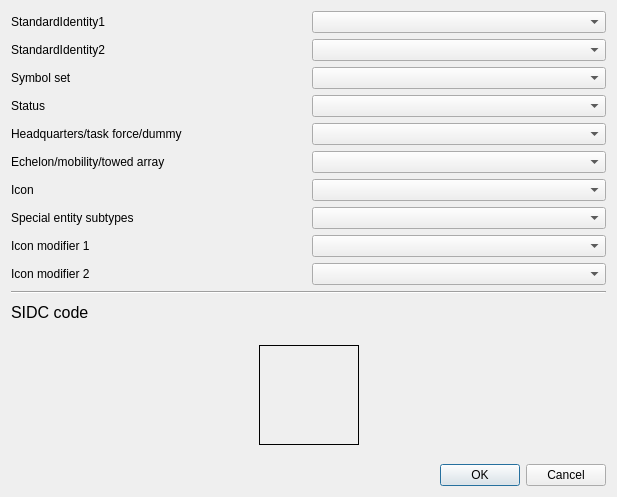
<?xml version="1.0" encoding="UTF-8"?>
<ui version="4.0">
 <class>Dialog</class>
 <widget class="QDialog" name="Dialog">
  <property name="geometry">
   <rect>
    <x>0</x>
    <y>0</y>
    <width>617</width>
    <height>497</height>
   </rect>
  </property>
  <property name="windowTitle">
   <string>SIDC code</string>
  </property>
  <layout class="QVBoxLayout" name="verticalLayout">
   <item>
    <layout class="QGridLayout" name="gridLayout">
     <item row="0" column="1">
      <widget class="QComboBox" name="comboStandardId1">
       <property name="sizeAdjustPolicy">
        <enum>QComboBox::AdjustToMinimumContentsLength</enum>
       </property>
      </widget>
     </item>
     <item row="6" column="0">
      <widget class="QLabel" name="label_8">
       <property name="text">
        <string>Icon</string>
       </property>
      </widget>
     </item>
     <item row="7" column="0">
      <widget class="QLabel" name="label_9">
       <property name="text">
        <string>Special entity subtypes</string>
       </property>
      </widget>
     </item>
     <item row="1" column="0">
      <widget class="QLabel" name="label_2">
       <property name="text">
        <string>StandardIdentity2</string>
       </property>
      </widget>
     </item>
     <item row="4" column="0">
      <widget class="QLabel" name="label_6">
       <property name="text">
        <string>Headquarters/task force/dummy</string>
       </property>
      </widget>
     </item>
     <item row="3" column="0">
      <widget class="QLabel" name="label_5">
       <property name="text">
        <string>Status</string>
       </property>
      </widget>
     </item>
     <item row="5" column="0">
      <widget class="QLabel" name="label_7">
       <property name="text">
        <string>Echelon/mobility/towed array</string>
       </property>
      </widget>
     </item>
     <item row="0" column="0">
      <widget class="QLabel" name="label_3">
       <property name="text">
        <string>StandardIdentity1</string>
       </property>
      </widget>
     </item>
     <item row="2" column="0">
      <widget class="QLabel" name="label_4">
       <property name="text">
        <string>Symbol set</string>
       </property>
      </widget>
     </item>
     <item row="8" column="1">
      <widget class="QComboBox" name="comboModifier1">
       <property name="sizeAdjustPolicy">
        <enum>QComboBox::AdjustToMinimumContentsLength</enum>
       </property>
      </widget>
     </item>
     <item row="8" column="0">
      <widget class="QLabel" name="label_10">
       <property name="text">
        <string>Icon modifier 1</string>
       </property>
      </widget>
     </item>
     <item row="9" column="1">
      <widget class="QComboBox" name="comboModifier2">
       <property name="sizeAdjustPolicy">
        <enum>QComboBox::AdjustToMinimumContentsLength</enum>
       </property>
      </widget>
     </item>
     <item row="9" column="0">
      <widget class="QLabel" name="label_11">
       <property name="text">
        <string>Icon modifier 2</string>
       </property>
      </widget>
     </item>
     <item row="1" column="1">
      <widget class="QComboBox" name="comboStandardId2">
       <property name="sizeAdjustPolicy">
        <enum>QComboBox::AdjustToMinimumContentsLength</enum>
       </property>
      </widget>
     </item>
     <item row="2" column="1">
      <widget class="QComboBox" name="comboSymbolSet">
       <property name="sizeAdjustPolicy">
        <enum>QComboBox::AdjustToMinimumContentsLength</enum>
       </property>
      </widget>
     </item>
     <item row="3" column="1">
      <widget class="QComboBox" name="comboStatus">
       <property name="sizeAdjustPolicy">
        <enum>QComboBox::AdjustToMinimumContentsLength</enum>
       </property>
      </widget>
     </item>
     <item row="4" column="1">
      <widget class="QComboBox" name="comboHQ">
       <property name="sizeAdjustPolicy">
        <enum>QComboBox::AdjustToMinimumContentsLength</enum>
       </property>
      </widget>
     </item>
     <item row="5" column="1">
      <widget class="QComboBox" name="comboEchelon">
       <property name="sizeAdjustPolicy">
        <enum>QComboBox::AdjustToMinimumContentsLength</enum>
       </property>
      </widget>
     </item>
     <item row="6" column="1">
      <widget class="QComboBox" name="comboIcon">
       <property name="sizeAdjustPolicy">
        <enum>QComboBox::AdjustToMinimumContentsLength</enum>
       </property>
      </widget>
     </item>
     <item row="7" column="1">
      <widget class="QComboBox" name="comboSubtypes">
       <property name="sizeAdjustPolicy">
        <enum>QComboBox::AdjustToMinimumContentsLength</enum>
       </property>
      </widget>
     </item>
    </layout>
   </item>
   <item>
    <widget class="Line" name="line">
     <property name="orientation">
      <enum>Qt::Horizontal</enum>
     </property>
    </widget>
   </item>
   <item>
    <layout class="QHBoxLayout" name="horizontalLayout">
     <item>
      <widget class="QLabel" name="label">
       <property name="font">
        <font>
         <pointsize>12</pointsize>
        </font>
       </property>
       <property name="text">
        <string>SIDC code</string>
       </property>
      </widget>
     </item>
     <item>
      <widget class="QLineEdit" name="txtCode">
       <property name="enabled">
        <bool>false</bool>
       </property>
       <property name="font">
        <font>
         <pointsize>12</pointsize>
        </font>
       </property>
       <property name="frame">
        <bool>false</bool>
       </property>
      </widget>
     </item>
    </layout>
   </item>
   <item>
    <spacer name="verticalSpacer">
     <property name="orientation">
      <enum>Qt::Vertical</enum>
     </property>
     <property name="sizeHint" stdset="0">
      <size>
       <width>311</width>
       <height>53</height>
      </size>
     </property>
    </spacer>
   </item>
   <item>
    <layout class="QHBoxLayout" name="horizontalLayout_2">
     <item>
      <spacer name="horizontalSpacer">
       <property name="orientation">
        <enum>Qt::Horizontal</enum>
       </property>
       <property name="sizeHint" stdset="0">
        <size>
         <width>40</width>
         <height>20</height>
        </size>
       </property>
      </spacer>
     </item>
     <item>
      <widget class="QLabel" name="labelImg">
       <property name="sizePolicy">
        <sizepolicy hsizetype="Preferred" vsizetype="Preferred">
         <horstretch>0</horstretch>
         <verstretch>0</verstretch>
        </sizepolicy>
       </property>
       <property name="minimumSize">
        <size>
         <width>100</width>
         <height>100</height>
        </size>
       </property>
       <property name="maximumSize">
        <size>
         <width>100</width>
         <height>100</height>
        </size>
       </property>
       <property name="baseSize">
        <size>
         <width>100</width>
         <height>100</height>
        </size>
       </property>
       <property name="frameShape">
        <enum>QFrame::Box</enum>
       </property>
       <property name="text">
        <string/>
       </property>
      </widget>
     </item>
     <item>
      <spacer name="horizontalSpacer_2">
       <property name="orientation">
        <enum>Qt::Horizontal</enum>
       </property>
       <property name="sizeHint" stdset="0">
        <size>
         <width>40</width>
         <height>20</height>
        </size>
       </property>
      </spacer>
     </item>
    </layout>
   </item>
   <item>
    <spacer name="verticalSpacer_2">
     <property name="orientation">
      <enum>Qt::Vertical</enum>
     </property>
     <property name="sizeHint" stdset="0">
      <size>
       <width>311</width>
       <height>52</height>
      </size>
     </property>
    </spacer>
   </item>
   <item>
    <widget class="QDialogButtonBox" name="buttonBox">
     <property name="orientation">
      <enum>Qt::Horizontal</enum>
     </property>
     <property name="standardButtons">
      <set>QDialogButtonBox::Cancel|QDialogButtonBox::Ok</set>
     </property>
    </widget>
   </item>
  </layout>
 </widget>
 <resources/>
 <connections>
  <connection>
   <sender>buttonBox</sender>
   <signal>accepted()</signal>
   <receiver>Dialog</receiver>
   <slot>accept()</slot>
   <hints>
    <hint type="sourcelabel">
     <x>248</x>
     <y>254</y>
    </hint>
    <hint type="destinationlabel">
     <x>157</x>
     <y>274</y>
    </hint>
   </hints>
  </connection>
  <connection>
   <sender>buttonBox</sender>
   <signal>rejected()</signal>
   <receiver>Dialog</receiver>
   <slot>reject()</slot>
   <hints>
    <hint type="sourcelabel">
     <x>316</x>
     <y>260</y>
    </hint>
    <hint type="destinationlabel">
     <x>286</x>
     <y>274</y>
    </hint>
   </hints>
  </connection>
 </connections>
</ui>
